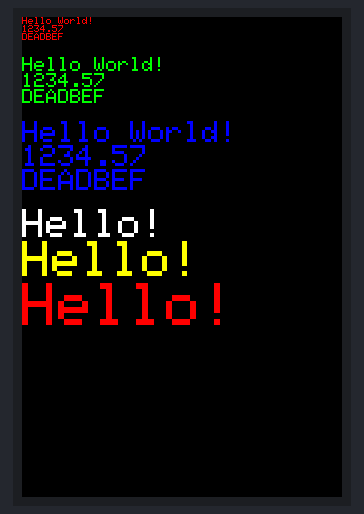
Simulated run of this sketch. Board: Arduino Uno, built with avr-gcc and run on an emulated ATmega328P. On the bench: 320×480 colour display. What the sketch prints to the serial monitor is not drawn.

Above: at 0.6 s.

Measured:
- what the display in image 0 shows lasts 3.0 s, from 0.5 s to 3.5 s

The sketch:

display_string.ino
```cpp
/***********************************************************************************
*This program is a demo of displaying string
*This demo was made for LCD modules with 8bit or 16bit data port.
*This program requires the the LCDKIWI library.

* File                : display_string.ino
* Hardware Environment: Arduino UNO&Mega2560
* Build Environment   : Arduino

*Set the pins to the correct ones for your development shield or breakout board.
*This demo use the BREAKOUT BOARD only and use these 8bit data lines to the LCD,
*pin usage as follow:
*                  LCD_CS  LCD_CD  LCD_WR  LCD_RD  LCD_RST  SD_SS  SD_DI  SD_DO  SD_SCK
*     Arduino Uno    A3      A2      A1      A0      A4      10     11     12      13
*Arduino Mega2560    A3      A2      A1      A0      A4      10     11     12      13

*                  LCD_D0  LCD_D1  LCD_D2  LCD_D3  LCD_D4  LCD_D5  LCD_D6  LCD_D7
*     Arduino Uno    8       9       2       3       4       5       6       7
*Arduino Mega2560    8       9       2       3       4       5       6       7

*Remember to set the pins to suit your display module!
*
* @attention
*
* THE PRESENT FIRMWARE WHICH IS FOR GUIDANCE ONLY AIMS AT PROVIDING CUSTOMERS
* WITH CODING INFORMATION REGARDING THEIR PRODUCTS IN ORDER FOR THEM TO SAVE
* TIME. AS A RESULT, QD electronic SHALL NOT BE HELD LIABLE FOR ANY
* DIRECT, INDIRECT OR CONSEQUENTIAL DAMAGES WITH RESPECT TO ANY CLAIMS ARISING
* FROM THE CONTENT OF SUCH FIRMWARE AND/OR THE USE MADE BY CUSTOMERS OF THE
* CODING INFORMATION CONTAINED HEREIN IN CONNECTION WITH THEIR PRODUCTS.
**********************************************************************************/

#include <LCDWIKI_GUI.h> //Core graphics library
#include <LCDWIKI_KBV.h> //Hardware-specific library

//if the IC model is known or the modules is unreadable,you can use this constructed function
LCDWIKI_KBV mylcd(ILI9486,A3,A2,A1,A0,A4); //model,cs,cd,wr,rd,reset
//if the IC model is not known and the modules is readable,you can use this constructed function
//LCDWIKI_KBV mylcd(320,480,A3,A2,A1,A0,A4);//width,height,cs,cd,wr,rd,reset

//define some colour values
#define  BLACK   0x0000
#define BLUE    0x001F
#define RED     0xF800
#define GREEN   0x07E0
#define CYAN    0x07FF
#define MAGENTA 0xF81F
#define YELLOW  0xFFE0
#define WHITE   0xFFFF

void setup()
{
  Serial.begin(9600);
  mylcd.Init_LCD();
  Serial.println(mylcd.Read_ID(), HEX);
  mylcd.Fill_Screen(BLACK);
}

void loop()
{
  mylcd.Set_Text_Mode(0);
  //display 1 times string
  mylcd.Fill_Screen(0x0000);
  mylcd.Set_Text_colour(RED);
  mylcd.Set_Text_Back_colour(BLACK);
  mylcd.Set_Text_Size(1);
  mylcd.Print_String("Hello World!", 0, 0);
  mylcd.Print_Number_Float(01234.56789, 2, 0, 8, '.', 0, ' ');
  mylcd.Print_Number_Int(0xDEADBEF, 0, 16, 0, ' ',16);
  //mylcd.Print_String("DEADBEF", 0, 16);

  //display 2 times string
  mylcd.Set_Text_colour(GREEN);
  mylcd.Set_Text_Size(2);
  mylcd.Print_String("Hello World!", 0, 40);
  mylcd.Print_Number_Float(01234.56789, 2, 0, 56, '.', 0, ' ');
  mylcd.Print_Number_Int(0xDEADBEF, 0, 72, 0, ' ',16);
  //mylcd.Print_String("DEADBEEF", 0, 72);

  //display 3 times string
  mylcd.Set_Text_colour(BLUE);
  mylcd.Set_Text_Size(3);
  mylcd.Print_String("Hello World!", 0, 104);
  mylcd.Print_Number_Float(01234.56789, 2, 0, 128, '.', 0, ' ');
  mylcd.Print_Number_Int(0xDEADBEF, 0, 152, 0, ' ',16);
 // mylcd.Print_String("DEADBEEF", 0, 152);

  //display 4 times string
  mylcd.Set_Text_colour(WHITE);
  mylcd.Set_Text_Size(4);
  mylcd.Print_String("Hello!", 0, 192);

  //display 5 times string
  mylcd.Set_Text_colour(YELLOW);
  mylcd.Set_Text_Size(5);
  mylcd.Print_String("Hello!", 0, 224);

  //display 6 times string
  mylcd.Set_Text_colour(RED);
  mylcd.Set_Text_Size(6);
  mylcd.Print_String("Hello!", 0, 266);

  delay(3000);
}
```
